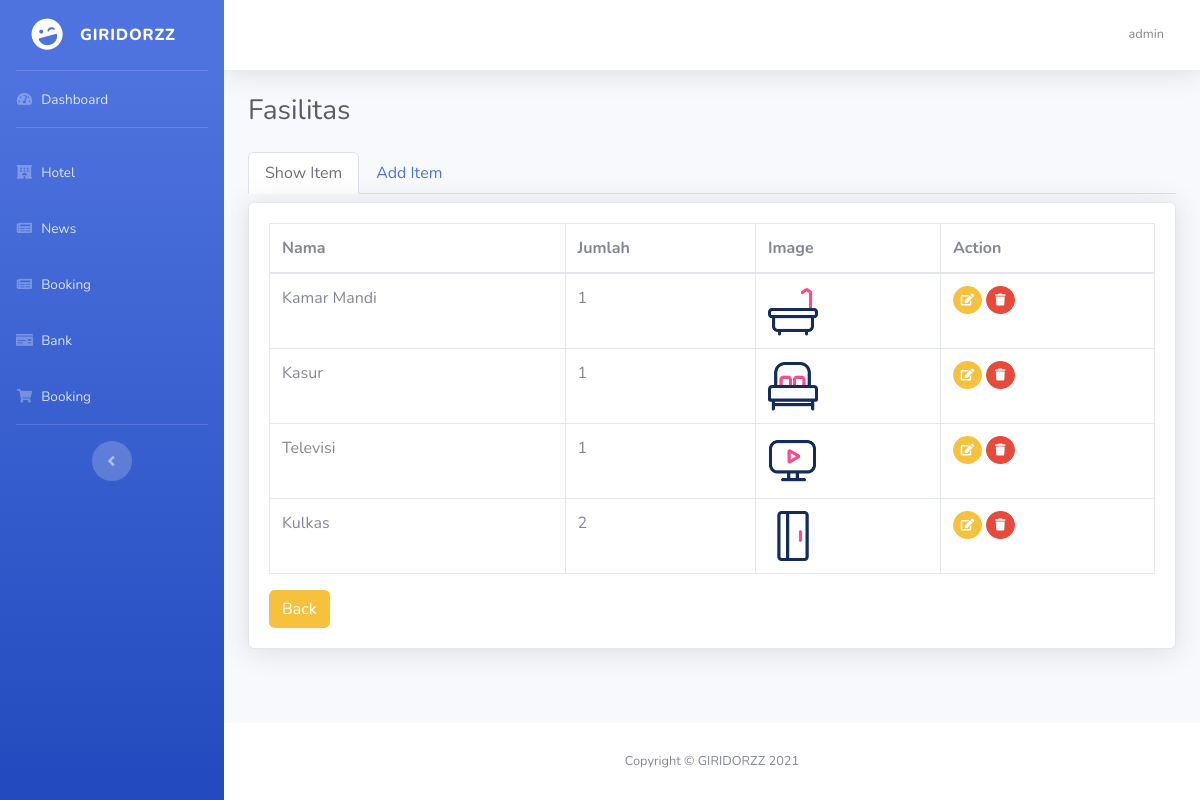
/admin/hotel/fasilitasKamar/show_fasilitas.php?id=97&idHotel=28 (signed in), run on the app's committed database.
### tables this page shows
CREATE TABLE `sb_user` (
  `username` varchar(100) NOT NULL,
  `email` varchar(100) NOT NULL,
  `password` varchar(100) NOT NULL
);

CREATE TABLE `fasilitas` (
  `idFasilitas` int(11) NOT NULL,
  `hotelId` int(11) DEFAULT NULL,
  `kamarId` int(11) DEFAULT NULL,
  `namaFasilitas` varchar(255) NOT NULL,
  `jumlahFasilitas` int(100) DEFAULT NULL,
  `imageUrl` varchar(255) NOT NULL
);

### admin/hotel/fasilitasKamar/tables_fasilitas.php (the view)
<?php
require '../../db_conn.php';
$idHotel = $_GET['idHotel'];
$idKamar = $_GET['id'];
$result = mysqli_query($conn, "SELECT * from fasilitas WHERE kamarId = $idKamar")
    or die(mysqli_error($conn));
while ($data = mysqli_fetch_array($result)) {
    $rows[] = $data;
}
?>
<div class="tab-pane fade show active" id="show-item" role="tabpanel" aria-labelledby="home-tab">
    <div class="card shadow mb-4 mt-2">
        <div class="card-body">
            <div class="table-responsive">
                <table class="table table-bordered" id="dataTable" width="100%" cellspacing="0">
                    <thead>
                        <tr>
                            <th>Nama</th>
                            <th>Jumlah</th>
                            <th>Image</th>
                            <th>Action</th>
                        </tr>
                    </thead>
                    <tbody>
                        <?php if (!empty($rows)) {
                            foreach ($rows as $row) :  ?>
                                <tr>
                                    <td><?= $row['namaFasilitas'] ?></td>
                                    <td><?= $row['jumlahFasilitas'] ?></td>
                                    <td><img src="../../../Assets/Images/fasilitasKamar/<?= $row['imageUrl'] ?>" width="50px" height="50px"></td>
                                    <td>
                                        <a href="show_edit_fasilitas.php?idKamar=<?= $idKamar ?>&id=<?= $row['idFasilitas'] ?>&idHotel=<?= $idHotel ?>" class="btn btn-warning btn-circle btn-sm "><i class="fas fa-edit"></i></a>
                                        <a href="process.php?delete=<?= $row['idFasilitas']  ?>&idHotel=<?= $idKamar ?>&idHotel=<?= $idHotel ?> " class="btn btn-danger btn-circle btn-sm"><i class="fas fa-trash"></i>
                                        </a>
                                    </td>
                                </tr>
                        <?php endforeach;
                        } ?>
                    </tbody>
                </table>
                <a href="../kamar/kamar.php?id=<?= $idHotel ?>" class="btn btn-warning">Back</a>
            </div>
        </div>
    </div>
</div>

### admin/hotel/fasilitasKamar/header.php (shortened to what this page needs)
<?php
require '../../db_conn.php';
$admin = $conn->query("SELECT username from sb_user");
while ($username = mysqli_fetch_array($admin)) {
  $result =  $username["username"];
}
?>
<!DOCTYPE html>
<html lang="en">
<head>
  <link href="../../vendor/fontawesome-free/css/all.min.css" rel="stylesheet" type="text/css">
  <link href="../../css/sb-admin-2.min.css" rel="stylesheet">
</head>
<body id="page-top">
  <div id="wrapper">
    <ul class="navbar-nav bg-gradient-primary sidebar sidebar-dark accordion" id="accordionSidebar">
      <a class="sidebar-brand d-flex align-items-center justify-content-center" href="#">
        <div class="sidebar-brand-icon rotate-n-15">
          <i class="fas fa-laugh-wink"></i>
        </div>
        <div class="sidebar-brand-text mx-3">GIRIDORZZ</div>
      </a>
      <hr class="sidebar-divider my-0">
      <li class="nav-item">
        <a class="nav-link" href="index.html">
          <i class="fas fa-fw fa-tachometer-alt"></i>
          <span>Dashboard</span></a>
      </li>
      <hr class="sidebar-divider">
      <li class="nav-item">
        <a class="nav-link collapsed" href="../hotel.php">
          <i class=" fas fa-fw fa-hotel"></i>
          <span>Hotel</span>
        </a>
      </li>
      <li class="nav-item">
        <a class="nav-link collapsed" href="../news/news.php">
          <i class=" fas fa-fw fa-newspaper"></i>
          <span>News</span>
        </a>
      </li>
      <li class="nav-item">
        <a class="nav-link collapsed" href="../booking/booking.php">
          <i class=" fas fa-fw fa-newspaper"></i>
          <span>Booking</span>
        </a>
      </li>
      <li class="nav-item">
        <a class="nav-link collapsed" href="../bank/bank.php">
          <i class=" fas fa-fw fa-money-check"></i>
          <span>Bank</span>
        </a>
      </li>
      <li class="nav-item">
        <a class="nav-link collapsed" href="../booking/booking.php">
          <i class=" fas fa-fw fa-shopping-cart"></i>
          <span>Booking</span>
        </a>
      </li>
      <hr class="sidebar-divider d-none d-md-block">
      <div class="text-center d-none d-md-inline">
        <button class="rounded-circle border-0" id="sidebarToggle"></button>
      </div>
    </ul>
    <div id="content-wrapper" class="d-flex flex-column">
      <div id="content">
        <nav class="navbar navbar-expand navbar-light bg-white topbar mb-4 static-top shadow">
          <ul class="navbar-nav ml-auto">
            <li class="nav-item dropdown no-arrow">
              <a class="nav-link dropdown-toggle" href="#" id="userDropdown" role="button" data-toggle="dropdown" aria-haspopup="true" aria-expanded="false">
                <span class="mr-2 d-none d-lg-inline text-gray-600 small"><?= $result ?></span>
              </a>
            </li>
          </ul>
        </nav>

### data on the page
sb_user: username "admin"
fasilitas: namaFasilitas "Kamar Mandi", jumlahFasilitas "1", imageUrl (picture)
fasilitas: namaFasilitas "Kasur", jumlahFasilitas "1", imageUrl (picture)
fasilitas: namaFasilitas "Televisi", jumlahFasilitas "1", imageUrl (picture)
fasilitas: namaFasilitas "Kulkas", jumlahFasilitas "2", imageUrl (picture)
